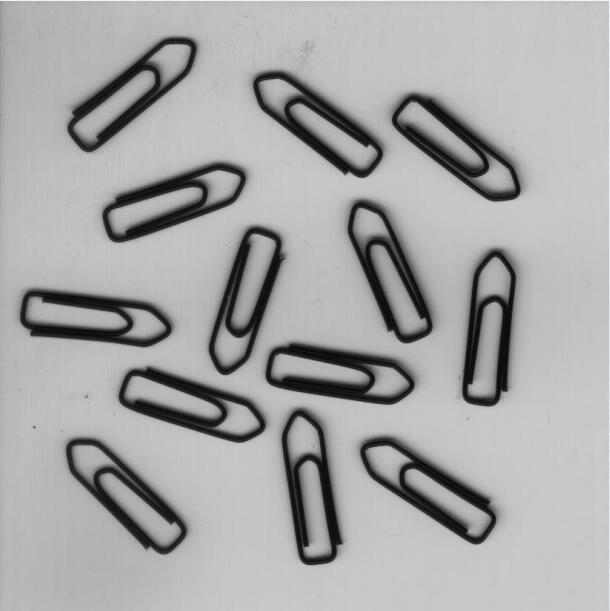
//> input picture CLASS4_EX4/CLASS4_EX4/3.jpg, 610 x 611 px
$ ./main   (built with g++ and OpenCV 4)
//> lines starting //> are read from the running program, lines starting //| are printed output that depends on the picture; after the words box and inside, x2 and y2 are one past the last pixel; in counts of white or black regions, pixels touching at a corner belong together
#include <iostream>
#include <opencv2/opencv.hpp>
using namespace cv;
using namespace std;

int main()
{
	Mat src = imread("3.jpg", 0);
//> src: 611 rows x 610 cols, CV_8UC1; min 0, max 249, mean 167.2
	Mat binaryzation;
	/*二值化*/
	threshold(src, binaryzation, 100, 255, THRESH_OTSU);
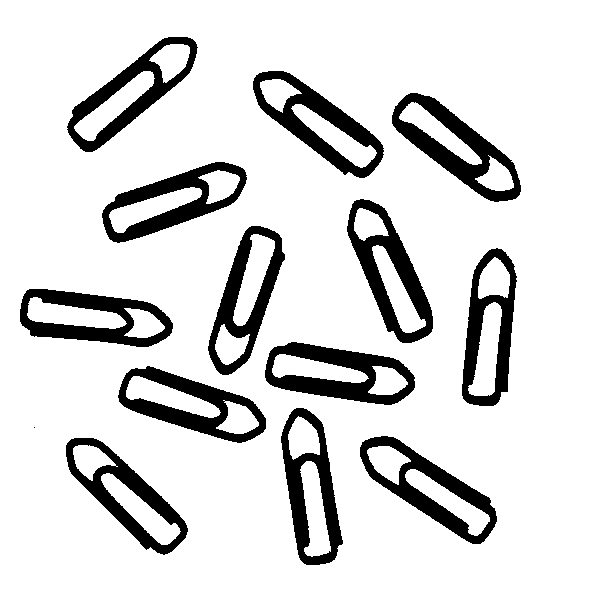
//> binaryzation: 611 rows x 610 cols, CV_8UC1; 86.1% white; 14 black regions (1 under 20 px), largest, box (x1, y1, x2, y2) and area: (392, 93, 521, 202) 4370, (265, 342, 415, 405) 4317, (253, 71, 384, 178) 4165
	binaryzation = 255 - binaryzation;
	imshow("windows1", binaryzation);
	/*膨胀*/
	Mat size_erode = getStructuringElement(MORPH_RECT, Size(10, 10));
	Mat output_erode;
	morphologyEx(binaryzation, output_erode, 1, size_erode);
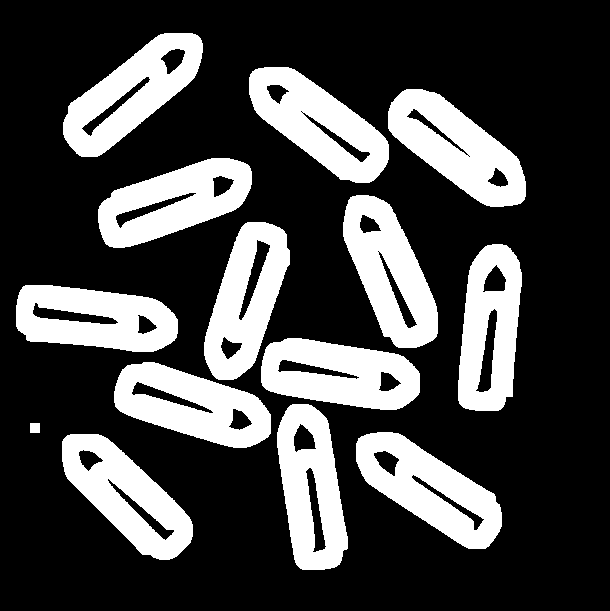
//> output_erode: 611 rows x 610 cols, CV_8UC1; 27.4% white; 14 white regions, largest, box (x1, y1, x2, y2) and area: (388, 89, 526, 207) 8325, (356, 432, 502, 549) 8298, (249, 67, 389, 183) 8184
	imshow("windows2", output_erode);
	/*腐蚀*/
	Mat size_dilate = getStructuringElement(MORPH_ELLIPSE, Size(12, 12));
	Mat output_dilate;
	morphologyEx(output_erode, output_dilate, 0, size_dilate);
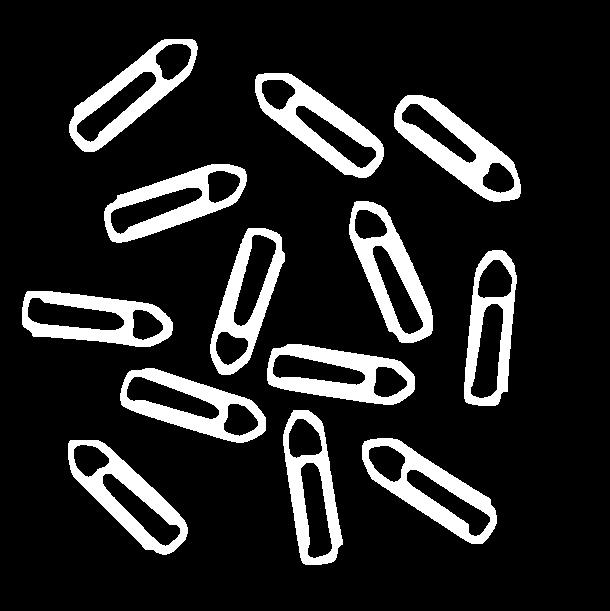
//> output_dilate: 611 rows x 610 cols, CV_8UC1; 14.1% white; 13 white regions, largest, box (x1, y1, x2, y2) and area: (394, 95, 521, 202) 4704, (255, 73, 384, 178) 4458, (362, 438, 497, 544) 4335
	imshow("windows3", output_dilate);
	/*连通域计数*/
	Mat open = output_dilate;
	Mat labels;
	Mat stats;
	Mat centroids;
	int connect = connectedComponentsWithStats(open, labels, stats, centroids);
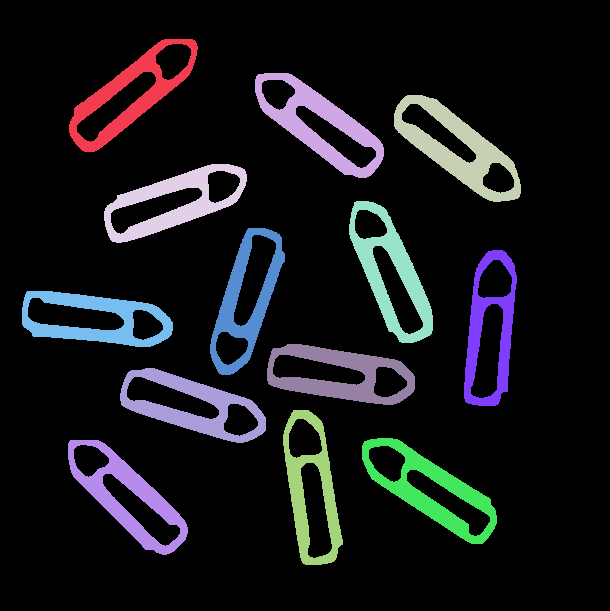
//> labels: 611 rows x 610 cols, CV_32SC1; 14 distinct labels, from 0 to 13; one colour per label, 0 black
//> stats = 14 rows, first 6: [0, 0, 610, 611, 320160], [69, 39, 129, 113, 4014], [255, 73, 129, 105, 4458], [394, 95, 127, 107, 4704], [104, 164, 143, 79, 4014], [349, 201, 84, 142, 4148]; centroids = 14 rows, first 8: [307.4, 304.6], [129.7, 94.51], [319.3, 123.8], [456.9, 148.1], [173.3, 201.5], [390.8, 272.9], [245.3, 300.3], [489.7, 330.5]; connect = 14
	/*将数字显示在状态栏*/
	cout << connect - 1;
//| 13
	waitKey(0);

	return 0;
}
